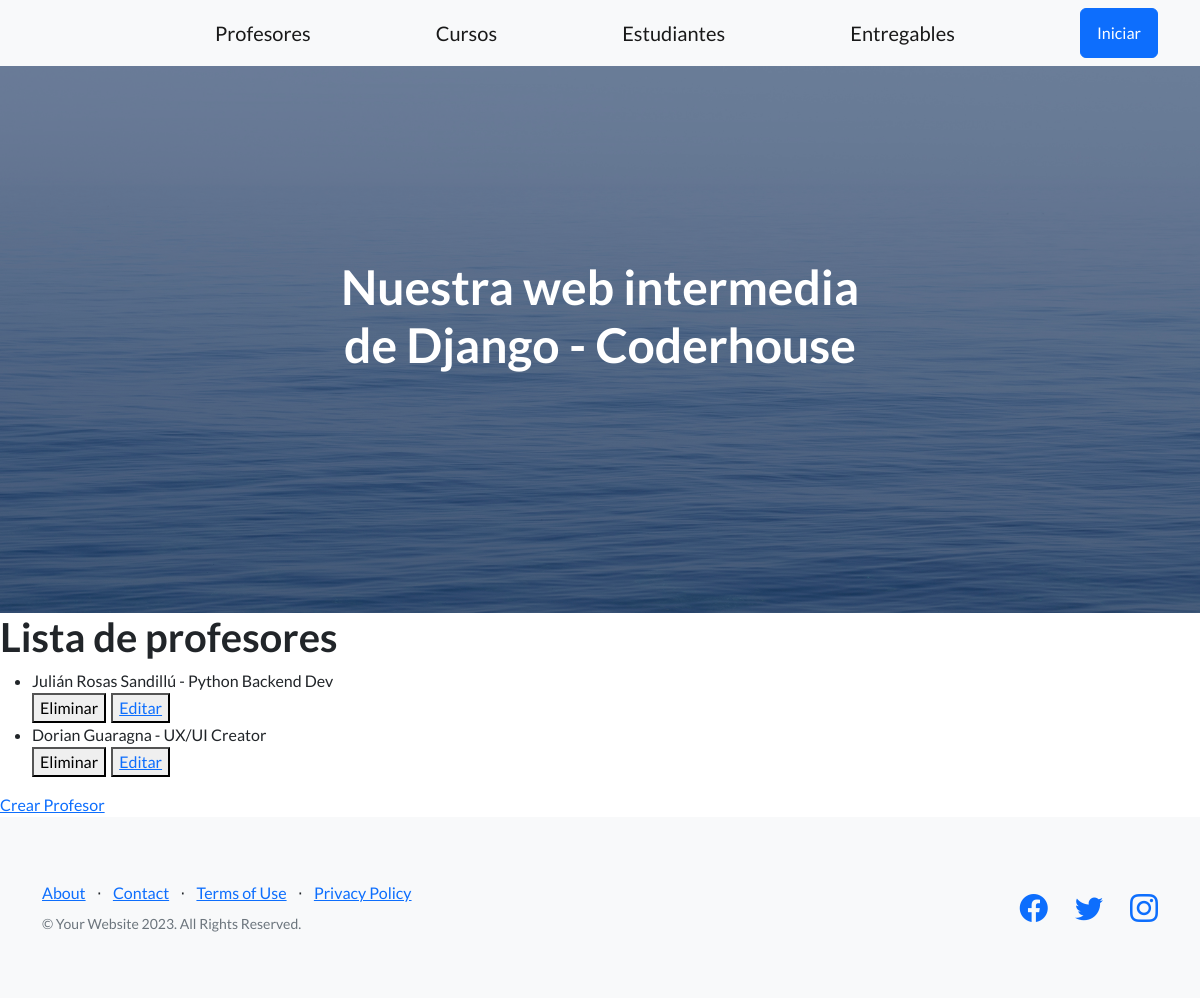
The app's page /Appdjango/l-profes, older data.
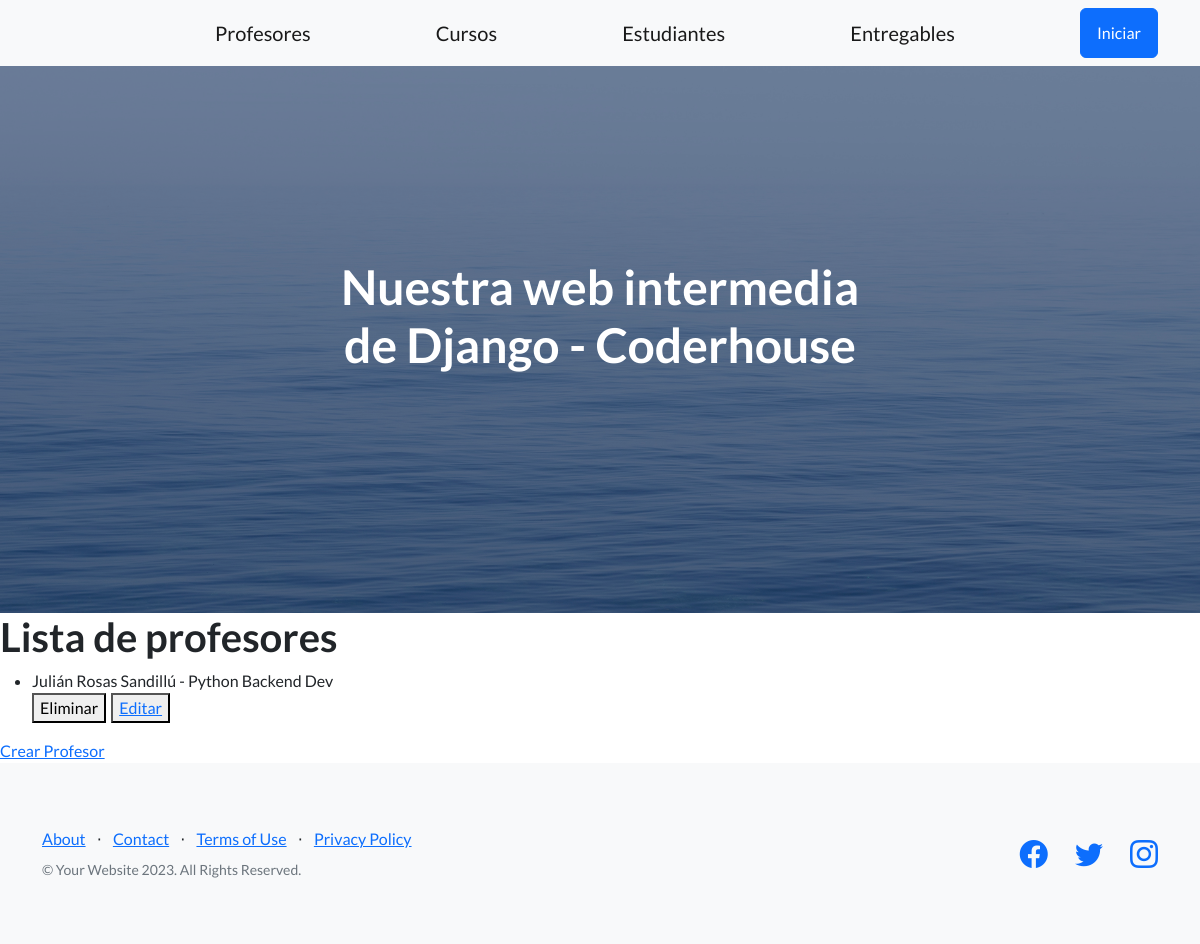
The same page, newer data.
### AplicacionDjango/models.py (models this page shows)
class Profesor(models.Model):
    nombre = models.CharField(max_length=50)
    apellido = models.CharField(max_length=50)
    email = models.EmailField(max_length=254)
    profesion = models.CharField(max_length=50)
    cursos = models.ManyToManyField(Curso)
    def __str__(self):
        return f"{self.nombre} {self.apellido} - {self.profesion}"

### AplicacionDjango/views.py (the view)
# urls.py: path('l-profes', lista_profesores, name="ListaProfesores"),
def lista_profesores(request):
    profesores = Profesor.objects.all()
    return render(request, "leer_profesores.html", {"profesores": profesores})

### AplicacionDjango/templates/leer_profesores.html
{% extends 'base.html' %}
{% load static %}
{% block contenidoQCambia %}
    <h1>Lista de profesores</h1>
    <ul>
        {% for profesor in profesores %}
            <li>
                {{profesor}}
            </li>
            <div style="display: flex; column-gap: 5px;">
                <form action="{% url 'EliminarProfesor' profesor.id %}" method="POST">{% csrf_token %}
                    <button type="submit">Eliminar</button>
                </form>
                <button>
                    <a href="{% url 'EditarProfesor' profesor.id %}">Editar</a>
                </button>
            </div>
        {% endfor %}
    </ul>
    <a href="{% url 'ProfesoresFormulario' %}">Crear Profesor</a>
{% endblock contenidoQCambia %}

Row changes from the older to the newer data that the page shows:
removed Profesor: nombre+apellido+profesion "Dorian Guaragna - UX/UI Creator"
